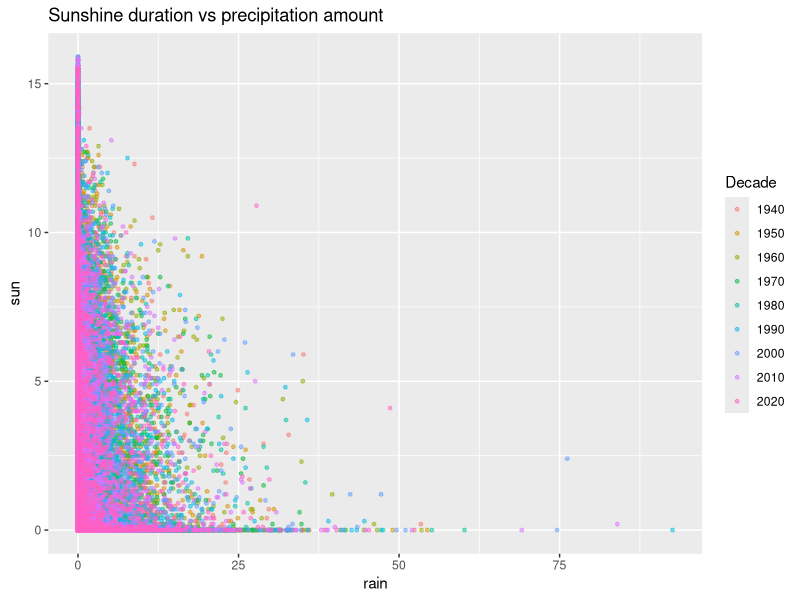
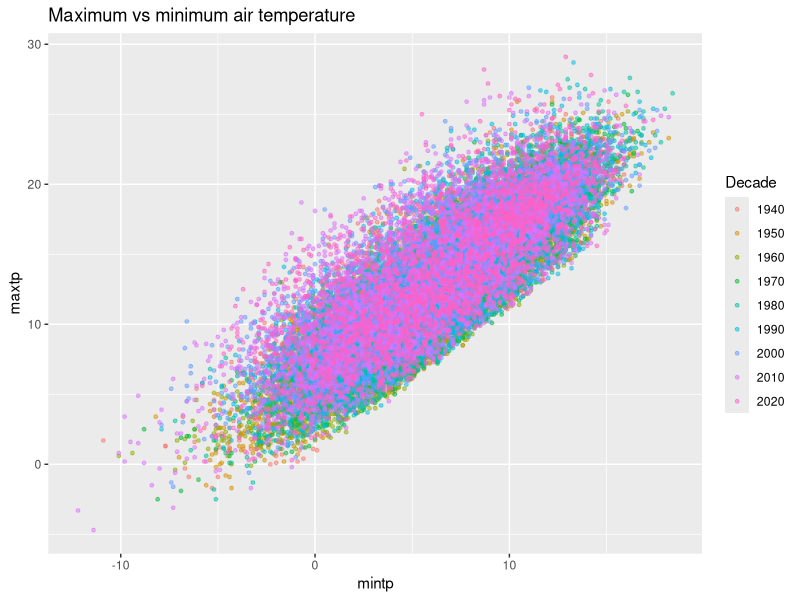

Source code (R) for these figures, in order:
# --- Loading necessary libraries ---
library(tidyverse)
library(GGally)

# --- Reading in data, formatting columns appropriately ---
w <- read_csv("Data/Weather_Imputed.csv")
w$year <- as.integer(w$year)
w$decade <- factor(w$decade)
w$period <- factor(w$period)

# --- Inspecting data, confirming all missing values were imputed ---
glimpse(w)
colSums(is.na(w))


# --- Scatterplot matrix ---
pairs_plot <- ggpairs(w, columns = 5:12) 

# ggsave("Plots/Pairs.png", plot = pairs_plot, width = 10, height = 6, dpi = 300)


# --- Minimum vs maximum air temperatures scatterplot ---
temp <- w %>% ggplot(aes(x=mintp, y=maxtp, colour = decade)) + 
  geom_point(size = 1, alpha = 0.5) + 
  scale_color_discrete(name = "Decade") +
  labs(title = "Maximum vs minimum air temperature")

# ggsave("Plots/MinMaxTemp.png", plot = temp, width = 6, height = 5, dpi = 300)


# --- Sunshine duration vs precipitation scatterplot ---
sun_rain <- w %>% ggplot(aes(x=rain,y=sun, colour = decade)) + 
  geom_point(size = 1, alpha = 0.5) + 
  scale_color_discrete(name = "Decade") +
  labs(title = "Sunshine duration vs precipitation amount")

# ggsave("Plots/SunRain.png", plot = sun_rain, width = 6, height = 5, dpi = 300)
